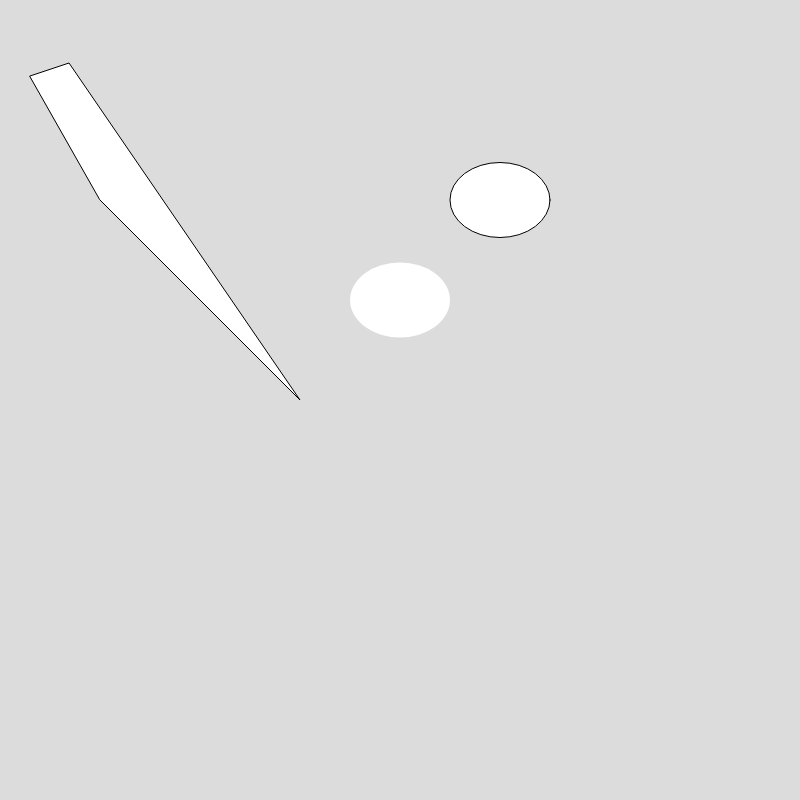
Frame 1 (no input)
Frame 60 (no input): identical to frame 1, image omitted
Frame 120 (the mouse pressed at the canvas centre since frame 60): identical to frame 1, image omitted

The p5.js sketch that drew this single still picture (run headless with seeded random() and noise() and a simulated clock; from frame 60 on, the mouse is pressed at the canvas centre):

// p5.js sketch
// ── sketch.js
function setup() {
  createCanvas(800, 800);
}

function draw() {
  background(220);
  noStroke();
  ellipse(400, 300, 100, 75);
  stroke(0);
  ellipse(500, 200, 100, 75);
  quad(100, 200, 300, 400, 69, 63, 30, 76);
}
